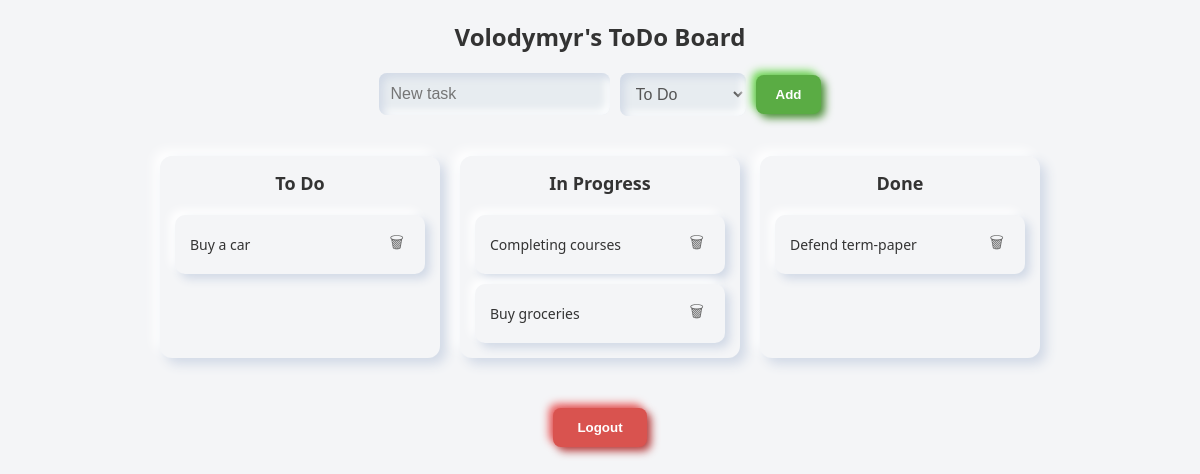
Before: /todo (signed in) with the older database file.
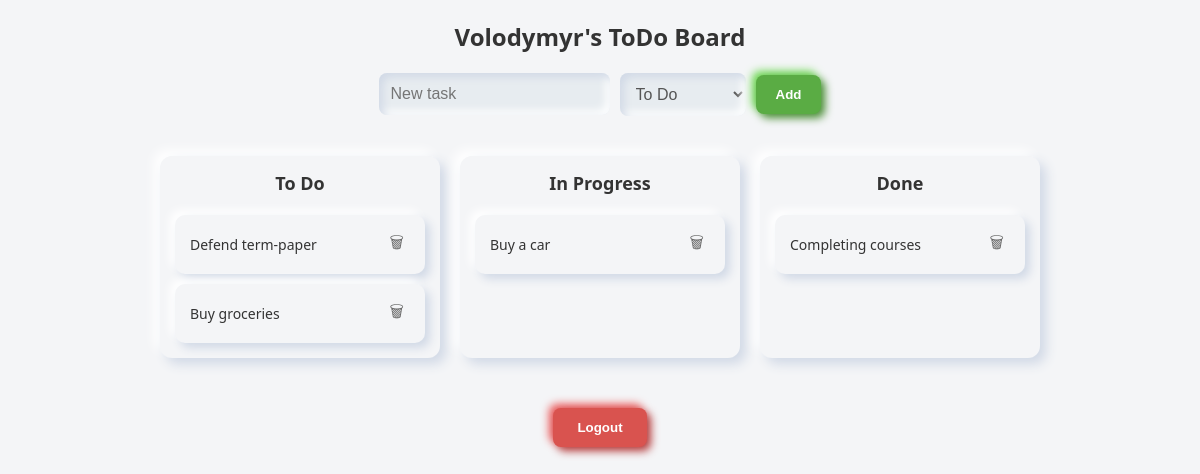
After: the same page with the newer database file.
### tables this page shows
CREATE TABLE tasks (
                    id INTEGER PRIMARY KEY AUTOINCREMENT,
                    description TEXT NOT NULL,
                    completed BOOLEAN NOT NULL DEFAULT 0,
                    status TEXT NOT NULL DEFAULT 'To Do',
                    user_id INTEGER NOT NULL,
                    FOREIGN KEY(user_id) REFERENCES users(id)
                );

### app.py (the view)
        @app.route('/todo')
        def todo():
            if 'user_id' not in session:
                return redirect('/')
            with sqlite3.connect("todo.db") as con:
                cur = con.cursor()
                cur.execute("SELECT id, description, completed, status FROM tasks WHERE user_id=?", (session['user_id'],))
                tasks = cur.fetchall()
            columns = {"To Do": [], "In Progress": [], "Done": []}
            for task in tasks:
                columns[task[3]].append(task)
            return render_template('todo.html', columns=columns, username=session['username'])

### templates/todo.html (shortened to what this page needs)
<!DOCTYPE html>
<html lang="en">
<head>
    <link rel="stylesheet" href="{{ url_for('static', filename='style.css') }}">
</head>
<body>
    <h2>{{ username }}'s ToDo Board</h2>
    <form id="addColumnForm" method="POST" action="/add_task">
        <input type="text" name="task" placeholder="New task" required>
        <select name="status">
            <option value="To Do">To Do</option>
        </select>
        <button type="submit">Add</button>
    </form>
    <div class="board">
        {% for status, tasks in columns.items() %}
        <div class="column">
            <div class="column-header">{{ status }}</div>
            <div class="card-list {% if not tasks %}empty{% endif %}" data-status="{{ status }}" ondragover="event.preventDefault()" ondrop="handleDrop(event, '{{ status }}')">
                {% for task in tasks %}
                <div class="card" data-task-id="{{ task[0] }}" draggable="true" ondragstart="handleDragStart(event)">
                    <span class="{% if task[2] %}completed{% endif %}">{{ task[1] }}</span>
                    <form method="POST" action="/delete_task/{{ task[0] }}">
                        <button title="Delete">🗑</button>
                    </form>
                </div>
                {% endfor %}
            </div>
        </div>
        {% endfor %}
    </div>
    <form method="GET" action="/logout">
        <button class="logout-btn">Logout</button>
    </form>
</body>
</html>

### static/style.css (style rules this page uses)
body { font-family: 'Segoe UI', sans-serif; background: #f4f5f7; margin: 0; padding: 0; }
h2 { text-align: center; margin-bottom: 20px; color: #333; }
.logout-btn { display: block; margin: 30px auto 0; padding: 12px 24px; border: none; border-radius: 8px; background: #d9534f; color: #fff; font-weight: bold; cursor: pointer; box-shadow: 4px 4px 8px #b43c3c, -4px -4px 8px #eb5c5c; }
#addColumnForm { display: flex; justify-content: center; align-items: center; gap: 10px; margin: 20px auto; flex-wrap: wrap; max-width: 700px; }
#addColumnForm input[type="text"], #addColumnForm select { padding: 12px; border-radius: 8px; border: none; background: #e7ecf0; box-shadow: inset 4px 4px 8px #d1d9e6, inset -4px -4px 8px #ffffff; font-size: 16px; color: #555; }
#addColumnForm button { padding: 12px 20px; border: none; border-radius: 8px; background: #5aac44; color: white; font-weight: bold; cursor: pointer; box-shadow: 4px 4px 8px #4a8d36, -4px -4px 8px #6fd955; }
.board { display: flex; gap: 20px; overflow-x: auto; padding: 20px; justify-content: center; }
.column { background: #f4f5f7; padding: 15px; border-radius: 12px; box-shadow: 6px 6px 12px #d1d9e6, -6px -6px 12px #ffffff; width: 250px; flex-shrink: 0; display: flex; flex-direction: column; gap: 10px; }
.column-header { font-weight: bold; font-size: 18px; text-align: center; margin-bottom: 10px; color: #333; }
.card-list { display: flex; flex-direction: column; gap: 10px; }
.card { background: #f4f5f7; padding: 15px; border-radius: 10px; box-shadow: 5px 5px 10px #d1d9e6, -5px -5px 10px #ffffff; display: flex; align-items: center; gap: 10px; justify-content: space-between; flex-wrap: wrap; }
.card span { flex-grow: 1; font-size: 14px; color: #333; }
.card form { display: inline; }
.card button { background: none; border: none; cursor: pointer; font-size: 16px; color: #666; transition: transform 0.1s ease; }
.logout-btn { display: block; margin: 30px auto; padding: 12px 24px; border: none; border-radius: 8px; background: #d9534f; color: white; font-weight: bold; cursor: pointer; box-shadow: 4px 4px 8px #b43c3c, -4px -4px 8px #eb5c5c; }
.card-list { flex-grow: 1; min-height: 100px; }

Changed rows visible on the page:
changed tasks "Defend term-paper": moves from the list under "Done" to the list under "To Do"
changed tasks "Buy groceries": moves from the list under "In Progress" to the list under "To Do"
changed tasks "Buy a car": moves from the list under "To Do" to the list under "In Progress"
changed tasks "Completing courses": moves from the list under "In Progress" to the list under "Done"
